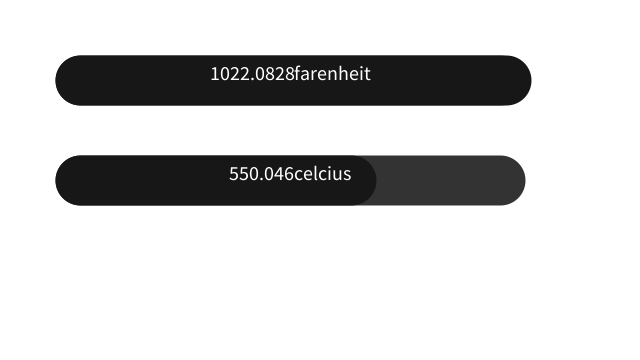
Frame 1 (no input)
Frame 60 (the mouse pressed at the canvas centre just before this capture): identical to frame 1, image omitted
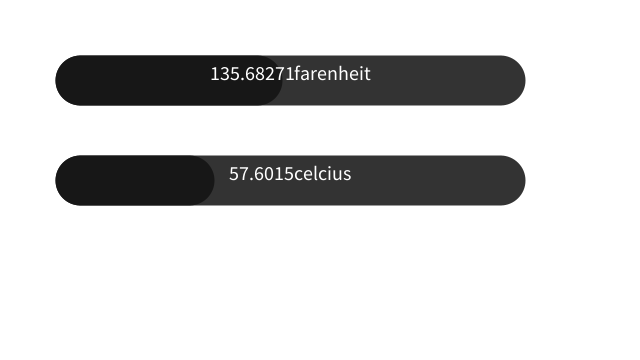
Frame 120 (the mouse held since frame 60 and released just before this capture)

The Processing sketch that drew these frames (run headless with seeded random() and noise(); from frame 60 on, the mouse is pressed at the canvas centre):

// Processing sketch: Temperature_conversion
// ── Temperature_conversion.pde
float spacing = 100;
float []celcius = new float[10];
int index = 0;
void celciusFill(){
  for(int i = 0; i < 10; i++){
    celcius[i] = random(-273.15,1000);
  }
  
}

void setup(){
  size(640,360);
  celciusFill();
}

void mousePressed(){
  index += 1;
}

void draw(){
  background(255);
  graph(80,celcius[index]);
  //graph(190,180);
}


float celciusToFarenheit(float celcius){
  float farenheit = celcius*1.8 + 32;
  return farenheit;
}

void graph(float y, float celcius){
  float mappedCelcius = map(celcius , -273.15,1000,80,500);
  float farenheit = celciusToFarenheit(celcius);
  float mappedFarenheit = map(farenheit,-500,1000,80,500);
  
  String text1 = farenheit + "farenheit";
  String text2 = celcius + "celcius";
  
  stroke(51);
  noFill();
  strokeWeight(50);
  line(80 , y , 500,y);
  line(80,y+spacing,500,y+spacing);
  
  // for graph
  
  stroke(23);
  noFill();
  strokeWeight(50);
  line(80,y,mappedFarenheit,y);
  textAlign(CENTER);
  textSize(20);
  text(text1 , (80+500)/2 ,y);
  line(80,y+spacing, mappedCelcius , y+spacing);
  text(text2 , (80+500)/2,y+spacing);
  System.out.println(celcius);
  System.out.println(mappedCelcius);
  
  
}
